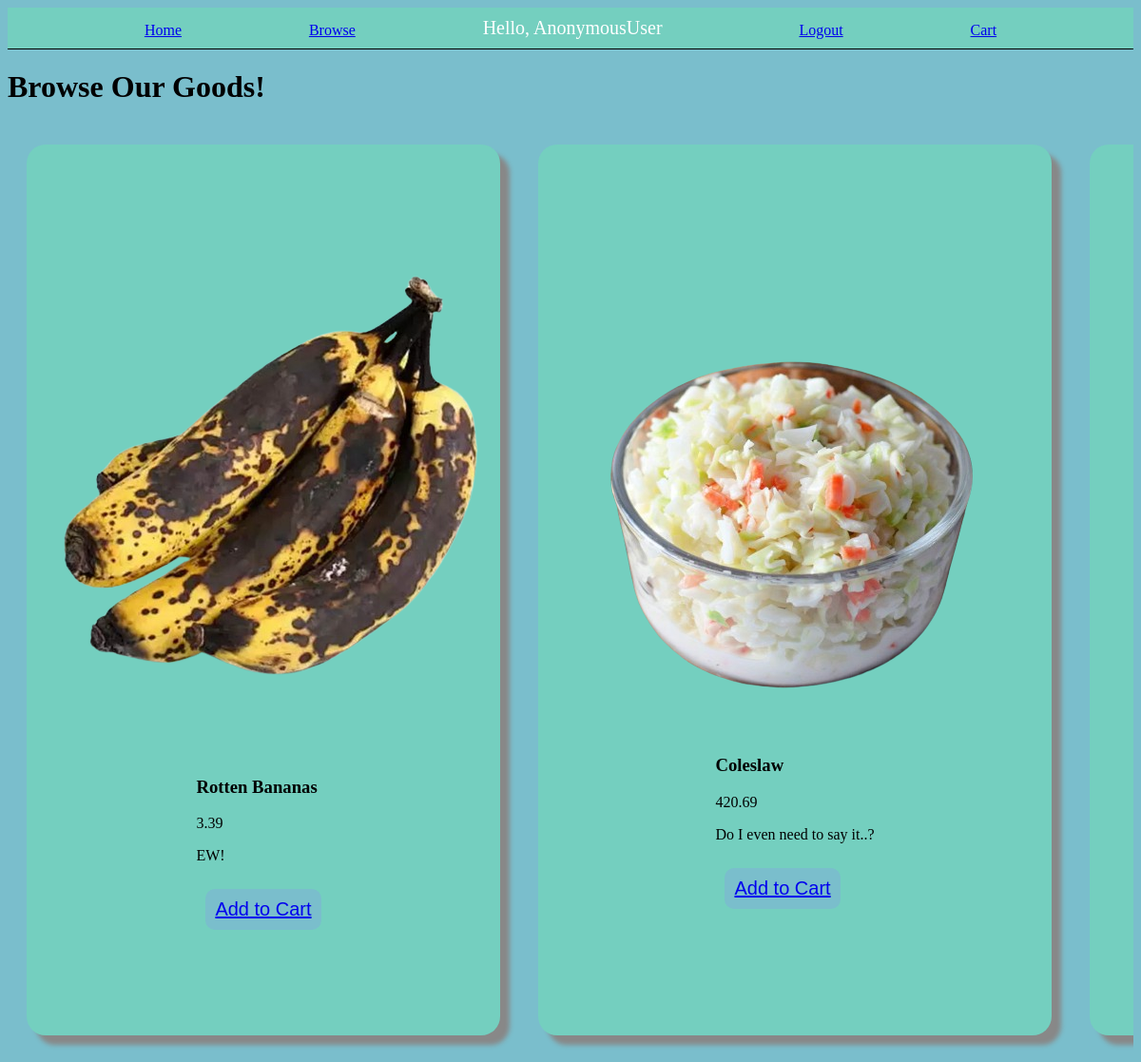
Screenshot of /shopping/ with the database file from the repository.
### app/models.py (models this page shows, shortened)
class Product(models.Model):
    name = models.CharField(max_length=200, null=True)
    image = models.ImageField(upload_to='', null=True, blank=True)
    description = models.CharField(max_length=200, null=True)
    price = models.FloatField(null=True)

### app/views.py (the view)
# urls.py: path("shopping/", shoppingPage, name="shopping"),
def shoppingPage(request):
    orders = Order.objects.all()
    products = Product.objects.all()
    context = { 'orders': orders, 'products': products}
    return render(request, 'shopping.html', context)

### app/templates/shopping.html
{% extends 'base.html' %}
{% block content %}
<h1>Browse Our Goods!</h1>
<div class="productContainer">
    {% for product in products %}
    <div class="productItem">
        {% if product.image %}
            <img src="{{ product.image.url }}" class="productIMG">
        {% endif %}
        <div class="productInfo">
            <h3>{{ product.name }}</h3>
            <p>{{ product.price }}</p>
            <p>{{ product.description }}</p>
            <button class="addToCartButton"><a href="{% url 'cart' %}">Add to Cart</a></button>
        </div>
    </div>
    {% endfor %}
</div>
{% endblock content %}

### app/static/styles.css (style rules this page uses)
body { background: #7abecc; }
.productItem { display: flex; flex-direction: column; align-items: center; justify-content: center; padding: 20px; margin: 20px; background-color: #74cfbf; border-radius: 20px; box-shadow: 10px 10px 5px #888888; }
.productContainer { display: flex; overflow-x: auto; }
.addToCartButton { background: #7abecc; border: none; border-radius: 10px; padding: 10px; margin: 10px; font-size: 20px; }

### rows the page displays
Product: image (picture), name "Rotten Bananas", price "3.39", description "EW!"
Product: image (picture), name "Coleslaw", price "420.69", description "Do I even need to say it..?"
Product: image (picture)

### other values shown
{{ request.user }} "AnonymousUser"
